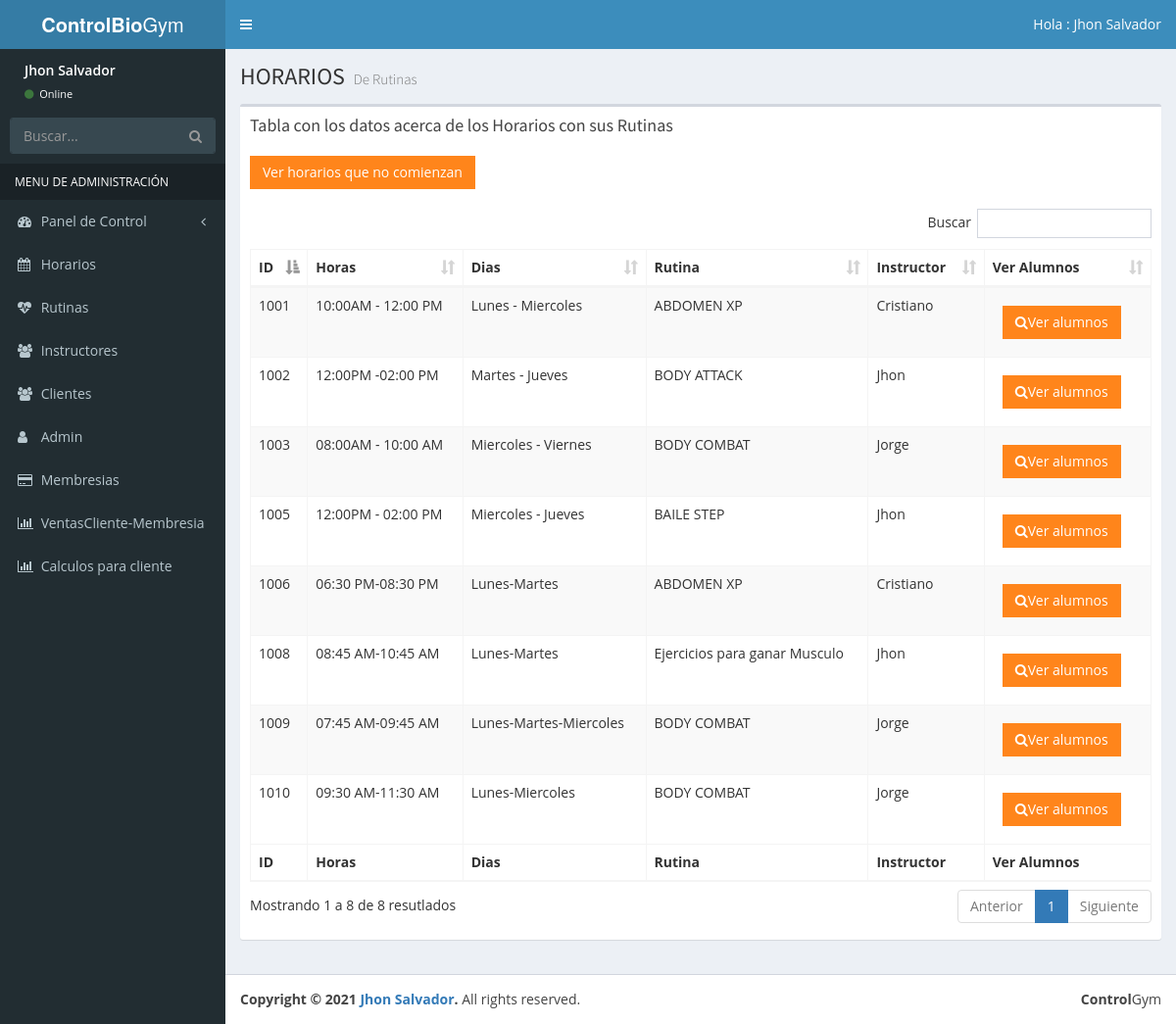
/listar-horario.php (signed in), run on the app's committed database.
### tables this page shows
CREATE TABLE `instructor` (
  `dni` int(8) NOT NULL,
  `nombreins` varchar(50) NOT NULL,
  `apellido` varchar(50) NOT NULL,
  `distrito` varchar(50) NOT NULL,
  `correo` varchar(50) NOT NULL,
  `telefono` int(9) NOT NULL,
  `direccion` varchar(100) NOT NULL,
  `estado` int(1) NOT NULL
);

CREATE TABLE `horariosrut` (
  `id_horario` int(11) NOT NULL,
  `horas` varchar(50) NOT NULL,
  `dias` varchar(50) NOT NULL,
  `estado` tinyint(1) NOT NULL,
  `fechainicio` date DEFAULT NULL,
  `id_rutin` int(11) NOT NULL
);

CREATE TABLE `rutina` (
  `id_rut` int(11) NOT NULL,
  `nombre` varchar(50) NOT NULL,
  `DIA1` varchar(254) NOT NULL,
  `DIA2` varchar(254) NOT NULL,
  `DIA3` varchar(254) NOT NULL,
  `DIA4` varchar(254) NOT NULL,
  `DIA5` varchar(254) NOT NULL
);

### listar-horario.php (the view, shortened to what this page needs)
<?php
include_once 'funciones/funciones.php';
include_once 'tempaltes/header.php';
include_once 'tempaltes/barra.php';
include_once 'tempaltes/navegacion.php';
$fechai=date('Y-m-d');
?>
  <div class="content-wrapper">
    <section class="content-header">
      <h1>
        HORARIOS
        <small>De Rutinas</small>
      </h1>
    </section>
    <section class="content">
      <div class="row">
        <div class="col-xs-12">
          <div class="box">
            <div class="box-header">
              <h3 class="box-title">Tabla con los datos acerca de los Horarios con sus Rutinas</h3>
            </div>
            <div>
            <a href="horarioxc.php" class="btn bg-orange btn-flat margin btn-popuph" >
                      <i class="fa fa-add"></i>Ver horarios que no comienzan</a>
            </div>
            <div class="box-body">
              <table id="registros" class="table table-bordered table-striped">
                <thead>
                <tr>
                  <th>ID</th>
                  <th>Horas</th>
                  <th>Dias</th>
                  <th>Rutina</th>
                  <th>Instructor</th>
                  <th>Ver Alumnos</th>
                </tr>
                </thead>
                <tbody>
                <?php
                try{
                  $sql ="SELECT id_horario,horas,dias,nombre,nombreins FROM instructor i,reginsrut e,horariosrut h, rutina r
                  WHERE i.dni=e.dnins and e.id_horar=h.id_horario and h.id_rutin = r.id_rut and fechainicio < '$fechai'";
                  $resultado= $conn->query($sql);
                }catch(Exception $e){
                  $error = $e->getMessage();
                  echo $error;
                }
                while($horario = $resultado->fetch_assoc()){
                  $id=$horario['id_horario'];?>
                <tr>
                  <td><?php echo $horario['id_horario']; ?></td>
                  <td><?php echo $horario['horas']; ?></td>
                  <td><?php echo $horario['dias']; ?></td>
                  <td><?php echo $horario['nombre']; ?></td>
                  <td><?php echo $horario['nombreins']; ?></td>
                  <td>
                    <button  class="btn bg-orange btn-flat margin btn-popup2" data-id=<?php echo $id?>>
                      <i class="fa fa-search"></i>Ver alumnos
                </button>
                  </td>
                </tr>
                <?php }?>
                </tbody>
                <tfoot>
                <tr>
                  <th>ID</th>
                  <th>Horas</th>
                  <th>Dias</th>
                  <th>Rutina</th>
                  <th>Instructor</th>
                  <th>Ver Alumnos</th>
                </tr>
                </tfoot>
              </table>
            </div>
          </div>
        </div>
      </div>
    </section>
  </div>
  <?php
include_once 'tempaltes/footer.php';
?>

### css/estilos.css (style rules this page uses)
* { padding: 0; margin: 0; box-sizing:border-box; }
body { background: #fff; font-family: 'Open Sans', sans-serif; }

### data on the page
instructor: horariosrut.id_horario "1002", horariosrut.horas "12:00PM -02:00 PM", horariosrut.dias "Martes - Jueves", rutina.nombre "BODY ATTACK", nombreins "Jhon", horariosrut.id_horario "1008", horariosrut.horas "08:45 AM-10:45 AM", horariosrut.dias "Lunes-Martes", rutina.nombre "Ejercicios para ganar Musculo", horariosrut.id_horario "1005", horariosrut.horas "12:00PM - 02:00 PM", horariosrut.dias "Miercoles - Jueves", rutina.nombre "BAILE STEP"
instructor: horariosrut.id_horario "1003", horariosrut.horas "08:00AM - 10:00 AM", horariosrut.dias "Miercoles - Viernes", rutina.nombre "BODY COMBAT", nombreins "Jorge", horariosrut.id_horario "1009", horariosrut.horas "07:45 AM-09:45 AM", horariosrut.dias "Lunes-Martes-Miercoles", horariosrut.id_horario "1010", horariosrut.horas "09:30 AM-11:30 AM", horariosrut.dias "Lunes-Miercoles"
instructor: horariosrut.id_horario "1001", horariosrut.horas "10:00AM - 12:00 PM", horariosrut.dias "Lunes - Miercoles", rutina.nombre "ABDOMEN XP", nombreins "Cristiano", horariosrut.id_horario "1006", horariosrut.horas "06:30 PM-08:30 PM", horariosrut.dias "Lunes-Martes"

### other printed values
$_SESSION['nombre'] "Jhon Salvador"
